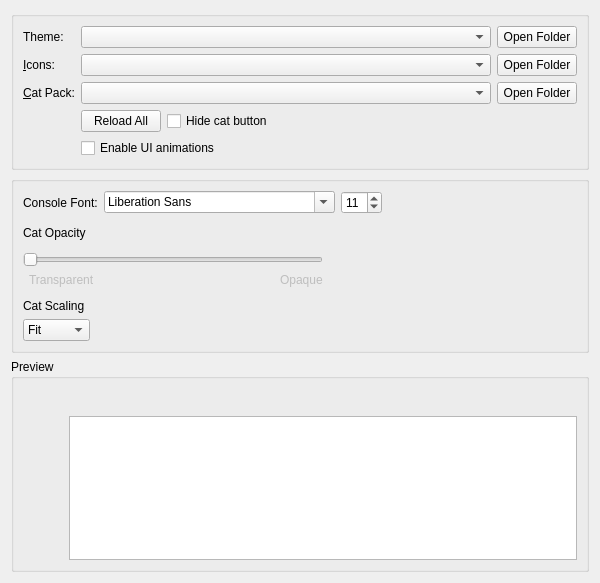
<?xml version="1.0" encoding="UTF-8"?>
<ui version="4.0">
 <class>AppearanceWidget</class>
 <widget class="QWidget" name="AppearanceWidget">
  <property name="geometry">
   <rect>
    <x>0</x>
    <y>0</y>
    <width>600</width>
    <height>583</height>
   </rect>
  </property>
  <property name="minimumSize">
   <size>
    <width>300</width>
    <height>0</height>
   </size>
  </property>
  <layout class="QVBoxLayout" name="verticalLayout" stretch="0,0,0">
   <item>
    <widget class="QGroupBox" name="themingBox">
     <property name="title">
      <string/>
     </property>
     <property name="flat">
      <bool>false</bool>
     </property>
     <layout class="QVBoxLayout" name="verticalLayout_2">
      <item>
       <layout class="QGridLayout" name="gridLayout">
        <item row="1" column="0">
         <widget class="QLabel" name="iconsLabel">
          <property name="text">
           <string>&amp;Icons:</string>
          </property>
          <property name="buddy">
           <cstring>iconsComboBox</cstring>
          </property>
         </widget>
        </item>
        <item row="2" column="0">
         <widget class="QLabel" name="catPackLabel">
          <property name="text">
           <string>&amp;Cat Pack:</string>
          </property>
          <property name="buddy">
           <cstring>catPackComboBox</cstring>
          </property>
         </widget>
        </item>
        <item row="0" column="3">
         <widget class="QPushButton" name="widgetStyleFolder">
          <property name="toolTip">
           <string>View widget themes folder.</string>
          </property>
          <property name="text">
           <string>Open Folder</string>
          </property>
         </widget>
        </item>
        <item row="1" column="2">
         <widget class="QComboBox" name="iconsComboBox">
          <property name="sizePolicy">
           <sizepolicy hsizetype="Expanding" vsizetype="Fixed">
            <horstretch>0</horstretch>
            <verstretch>0</verstretch>
           </sizepolicy>
          </property>
          <property name="focusPolicy">
           <enum>Qt::FocusPolicy::StrongFocus</enum>
          </property>
         </widget>
        </item>
        <item row="2" column="2">
         <widget class="QComboBox" name="catPackComboBox"/>
        </item>
        <item row="0" column="2">
         <widget class="QComboBox" name="widgetStyleComboBox">
          <property name="sizePolicy">
           <sizepolicy hsizetype="Expanding" vsizetype="Fixed">
            <horstretch>0</horstretch>
            <verstretch>0</verstretch>
           </sizepolicy>
          </property>
          <property name="focusPolicy">
           <enum>Qt::FocusPolicy::StrongFocus</enum>
          </property>
         </widget>
        </item>
        <item row="1" column="3">
         <widget class="QPushButton" name="iconsFolder">
          <property name="toolTip">
           <string>View icon themes folder.</string>
          </property>
          <property name="text">
           <string>Open Folder</string>
          </property>
         </widget>
        </item>
        <item row="0" column="0">
         <widget class="QLabel" name="widgetStyleLabel">
          <property name="text">
           <string>Theme:</string>
          </property>
          <property name="buddy">
           <cstring>widgetStyleComboBox</cstring>
          </property>
         </widget>
        </item>
        <item row="2" column="3">
         <widget class="QPushButton" name="catPackFolder">
          <property name="toolTip">
           <string>View cat packs folder.</string>
          </property>
          <property name="text">
           <string>Open Folder</string>
          </property>
         </widget>
        </item>
        <item row="4" column="2">
         <layout class="QHBoxLayout" name="horizontalLayout_8">
          <item>
           <widget class="QPushButton" name="reloadThemesButton">
            <property name="sizePolicy">
             <sizepolicy hsizetype="Maximum" vsizetype="Fixed">
              <horstretch>0</horstretch>
              <verstretch>0</verstretch>
             </sizepolicy>
            </property>
            <property name="text">
             <string>Reload All</string>
            </property>
           </widget>
          </item>
          <item>
           <widget class="QCheckBox" name="hideCatButtonCheckBox">
            <property name="text">
             <string>Hide cat button</string>
            </property>
           </widget>
          </item>
         </layout>
        </item>
        <item row="5" column="2">
         <widget class="QCheckBox" name="enableAnimationsCheckBox">
          <property name="toolTip">
           <string>Animate cards, smooth scrolling, and panel transitions.</string>
          </property>
          <property name="text">
           <string>Enable UI animations</string>
          </property>
         </widget>
        </item>
       </layout>
      </item>
     </layout>
    </widget>
   </item>
   <item>
    <widget class="QGroupBox" name="settingsBox">
     <property name="title">
      <string/>
     </property>
     <layout class="QVBoxLayout" name="verticalLayout_5">
      <item>
       <layout class="QHBoxLayout" name="horizontalLayout_5">
        <item>
         <widget class="QLabel" name="label">
          <property name="text">
           <string>Console Font:</string>
          </property>
         </widget>
        </item>
        <item>
         <widget class="QFontComboBox" name="consoleFont"/>
        </item>
        <item>
         <widget class="QSpinBox" name="fontSizeBox">
          <property name="sizePolicy">
           <sizepolicy hsizetype="Maximum" vsizetype="Fixed">
            <horstretch>0</horstretch>
            <verstretch>0</verstretch>
           </sizepolicy>
          </property>
          <property name="minimum">
           <number>5</number>
          </property>
          <property name="maximum">
           <number>16</number>
          </property>
          <property name="value">
           <number>11</number>
          </property>
         </widget>
        </item>
        <item>
         <spacer name="horizontalSpacer_2">
          <property name="orientation">
           <enum>Qt::Orientation::Horizontal</enum>
          </property>
          <property name="sizeHint" stdset="0">
           <size>
            <width>0</width>
            <height>0</height>
           </size>
          </property>
         </spacer>
        </item>
       </layout>
      </item>
      <item>
       <spacer name="verticalSpacer_2">
        <property name="orientation">
         <enum>Qt::Orientation::Vertical</enum>
        </property>
        <property name="sizeType">
         <enum>QSizePolicy::Policy::Fixed</enum>
        </property>
        <property name="sizeHint" stdset="0">
         <size>
          <width>0</width>
          <height>6</height>
         </size>
        </property>
       </spacer>
      </item>
      <item>
       <widget class="QLabel" name="catOpacityLabel">
        <property name="text">
         <string>Cat Opacity</string>
        </property>
       </widget>
      </item>
      <item>
       <widget class="QWidget" name="widget_2" native="true">
        <property name="maximumSize">
         <size>
          <width>300</width>
          <height>16777215</height>
         </size>
        </property>
        <layout class="QHBoxLayout" name="horizontalLayout_2">
         <property name="leftMargin">
          <number>0</number>
         </property>
         <property name="topMargin">
          <number>0</number>
         </property>
         <property name="rightMargin">
          <number>0</number>
         </property>
         <property name="bottomMargin">
          <number>0</number>
         </property>
        </layout>
       </widget>
      </item>
      <item>
       <widget class="QWidget" name="widget" native="true">
        <property name="maximumSize">
         <size>
          <width>300</width>
          <height>16777215</height>
         </size>
        </property>
        <layout class="QGridLayout" name="gridLayout_4">
         <property name="leftMargin">
          <number>0</number>
         </property>
         <property name="topMargin">
          <number>0</number>
         </property>
         <property name="rightMargin">
          <number>0</number>
         </property>
         <property name="bottomMargin">
          <number>0</number>
         </property>
         <item row="3" column="3">
          <widget class="QLabel" name="label_5">
           <property name="enabled">
            <bool>false</bool>
           </property>
           <property name="text">
            <string>Opaque</string>
           </property>
          </widget>
         </item>
         <item row="3" column="2">
          <spacer name="horizontalSpacer_4">
           <property name="orientation">
            <enum>Qt::Orientation::Horizontal</enum>
           </property>
           <property name="sizeHint" stdset="0">
            <size>
             <width>0</width>
             <height>0</height>
            </size>
           </property>
          </spacer>
         </item>
         <item row="3" column="1">
          <widget class="QLabel" name="label_4">
           <property name="enabled">
            <bool>false</bool>
           </property>
           <property name="text">
            <string>Transparent</string>
           </property>
          </widget>
         </item>
         <item row="2" column="0" colspan="4">
          <widget class="QSlider" name="catOpacitySlider">
           <property name="minimumSize">
            <size>
             <width>0</width>
             <height>0</height>
            </size>
           </property>
           <property name="maximum">
            <number>100</number>
           </property>
           <property name="orientation">
            <enum>Qt::Orientation::Horizontal</enum>
           </property>
          </widget>
         </item>
        </layout>
       </widget>
      </item>
      <item>
       <spacer name="verticalSpacer">
        <property name="orientation">
         <enum>Qt::Orientation::Vertical</enum>
        </property>
        <property name="sizeType">
         <enum>QSizePolicy::Policy::Fixed</enum>
        </property>
        <property name="sizeHint" stdset="0">
         <size>
          <width>0</width>
          <height>6</height>
         </size>
        </property>
       </spacer>
      </item>
      <item>
       <widget class="QLabel" name="catFitLabel">
        <property name="sizePolicy">
         <sizepolicy hsizetype="Maximum" vsizetype="Fixed">
          <horstretch>0</horstretch>
          <verstretch>0</verstretch>
         </sizepolicy>
        </property>
        <property name="text">
         <string>Cat Scaling</string>
        </property>
       </widget>
      </item>
      <item>
       <widget class="QComboBox" name="catFitComboBox">
        <property name="sizePolicy">
         <sizepolicy hsizetype="Maximum" vsizetype="Fixed">
          <horstretch>0</horstretch>
          <verstretch>0</verstretch>
         </sizepolicy>
        </property>
        <property name="sizeHint" stdset="0">
         <size>
          <width>68</width>
          <height>22</height>
         </size>
        </property>
        <property name="currentIndex">
         <number>0</number>
        </property>
        <item>
         <property name="text">
          <string>Fit</string>
         </property>
        </item>
        <item>
         <property name="text">
          <string>Fill</string>
         </property>
        </item>
        <item>
         <property name="text">
          <string>Stretch</string>
         </property>
        </item>
       </widget>
      </item>
     </layout>
    </widget>
   </item>
   <item>
    <widget class="QGroupBox" name="previewBox">
     <property name="title">
      <string>Preview</string>
     </property>
     <layout class="QVBoxLayout" name="verticalLayout_3">
      <item>
       <layout class="QHBoxLayout" name="horizontalLayout_3">
        <item>
         <widget class="QPushButton" name="catPreview">
          <property name="sizePolicy">
           <sizepolicy hsizetype="Fixed" vsizetype="Minimum">
            <horstretch>0</horstretch>
            <verstretch>0</verstretch>
           </sizepolicy>
          </property>
          <property name="focusPolicy">
           <enum>Qt::FocusPolicy::NoFocus</enum>
          </property>
          <property name="text">
           <string/>
          </property>
          <property name="iconSize">
           <size>
            <width>64</width>
            <height>128</height>
           </size>
          </property>
          <property name="flat">
           <bool>true</bool>
          </property>
         </widget>
        </item>
        <item>
         <layout class="QVBoxLayout" name="verticalLayout_4">
          <item>
           <layout class="QHBoxLayout" name="horizontalLayout">
            <item>
             <widget class="QPushButton" name="icon1">
              <property name="focusPolicy">
               <enum>Qt::FocusPolicy::NoFocus</enum>
              </property>
              <property name="text">
               <string/>
              </property>
              <property name="icon">
               <iconset theme="new"/>
              </property>
              <property name="flat">
               <bool>true</bool>
              </property>
             </widget>
            </item>
            <item>
             <widget class="QPushButton" name="icon2">
              <property name="focusPolicy">
               <enum>Qt::FocusPolicy::NoFocus</enum>
              </property>
              <property name="text">
               <string/>
              </property>
              <property name="icon">
               <iconset theme="centralmods"/>
              </property>
              <property name="flat">
               <bool>true</bool>
              </property>
             </widget>
            </item>
            <item>
             <widget class="QPushButton" name="icon3">
              <property name="focusPolicy">
               <enum>Qt::FocusPolicy::NoFocus</enum>
              </property>
              <property name="text">
               <string/>
              </property>
              <property name="icon">
               <iconset theme="viewfolder"/>
              </property>
              <property name="flat">
               <bool>true</bool>
              </property>
             </widget>
            </item>
            <item>
             <widget class="QPushButton" name="icon4">
              <property name="focusPolicy">
               <enum>Qt::FocusPolicy::NoFocus</enum>
              </property>
              <property name="text">
               <string/>
              </property>
              <property name="icon">
               <iconset theme="launch"/>
              </property>
              <property name="flat">
               <bool>true</bool>
              </property>
             </widget>
            </item>
            <item>
             <widget class="QPushButton" name="icon5">
              <property name="focusPolicy">
               <enum>Qt::FocusPolicy::NoFocus</enum>
              </property>
              <property name="text">
               <string/>
              </property>
              <property name="icon">
               <iconset theme="copy"/>
              </property>
              <property name="flat">
               <bool>true</bool>
              </property>
             </widget>
            </item>
            <item>
             <widget class="QPushButton" name="icon6">
              <property name="focusPolicy">
               <enum>Qt::FocusPolicy::NoFocus</enum>
              </property>
              <property name="text">
               <string/>
              </property>
              <property name="icon">
               <iconset theme="export"/>
              </property>
              <property name="flat">
               <bool>true</bool>
              </property>
             </widget>
            </item>
            <item>
             <widget class="QPushButton" name="icon7">
              <property name="focusPolicy">
               <enum>Qt::FocusPolicy::NoFocus</enum>
              </property>
              <property name="text">
               <string/>
              </property>
              <property name="icon">
               <iconset theme="delete"/>
              </property>
              <property name="flat">
               <bool>true</bool>
              </property>
             </widget>
            </item>
            <item>
             <widget class="QPushButton" name="icon8">
              <property name="focusPolicy">
               <enum>Qt::FocusPolicy::NoFocus</enum>
              </property>
              <property name="text">
               <string/>
              </property>
              <property name="icon">
               <iconset theme="about"/>
              </property>
              <property name="flat">
               <bool>true</bool>
              </property>
             </widget>
            </item>
            <item>
             <widget class="QPushButton" name="icon9">
              <property name="focusPolicy">
               <enum>Qt::FocusPolicy::NoFocus</enum>
              </property>
              <property name="text">
               <string/>
              </property>
              <property name="icon">
               <iconset theme="settings"/>
              </property>
              <property name="flat">
               <bool>true</bool>
              </property>
             </widget>
            </item>
            <item>
             <widget class="QPushButton" name="icon10">
              <property name="focusPolicy">
               <enum>Qt::FocusPolicy::NoFocus</enum>
              </property>
              <property name="text">
               <string/>
              </property>
              <property name="icon">
               <iconset theme="cat"/>
              </property>
              <property name="flat">
               <bool>true</bool>
              </property>
             </widget>
            </item>
            <item>
             <spacer name="horizontalSpacer">
              <property name="orientation">
               <enum>Qt::Orientation::Horizontal</enum>
              </property>
              <property name="sizeHint" stdset="0">
               <size>
                <width>0</width>
                <height>0</height>
               </size>
              </property>
             </spacer>
            </item>
           </layout>
          </item>
          <item>
           <widget class="QTextEdit" name="consolePreview">
            <property name="sizePolicy">
             <sizepolicy hsizetype="Expanding" vsizetype="Expanding">
              <horstretch>0</horstretch>
              <verstretch>0</verstretch>
             </sizepolicy>
            </property>
            <property name="horizontalScrollBarPolicy">
             <enum>Qt::ScrollBarPolicy::ScrollBarAsNeeded</enum>
            </property>
            <property name="undoRedoEnabled">
             <bool>false</bool>
            </property>
            <property name="textInteractionFlags">
             <set>Qt::TextInteractionFlag::TextSelectableByKeyboard|Qt::TextInteractionFlag::TextSelectableByMouse</set>
            </property>
           </widget>
          </item>
         </layout>
        </item>
       </layout>
      </item>
     </layout>
    </widget>
   </item>
  </layout>
 </widget>
 <tabstops>
  <tabstop>widgetStyleComboBox</tabstop>
  <tabstop>widgetStyleFolder</tabstop>
  <tabstop>iconsComboBox</tabstop>
  <tabstop>iconsFolder</tabstop>
  <tabstop>catPackComboBox</tabstop>
  <tabstop>catPackFolder</tabstop>
  <tabstop>reloadThemesButton</tabstop>
  <tabstop>hideCatButtonCheckBox</tabstop>
  <tabstop>enableAnimationsCheckBox</tabstop>
  <tabstop>consoleFont</tabstop>
  <tabstop>fontSizeBox</tabstop>
  <tabstop>catFitComboBox</tabstop>
  <tabstop>catOpacitySlider</tabstop>
  <tabstop>consolePreview</tabstop>
 </tabstops>
 <resources/>
 <connections/>
</ui>
